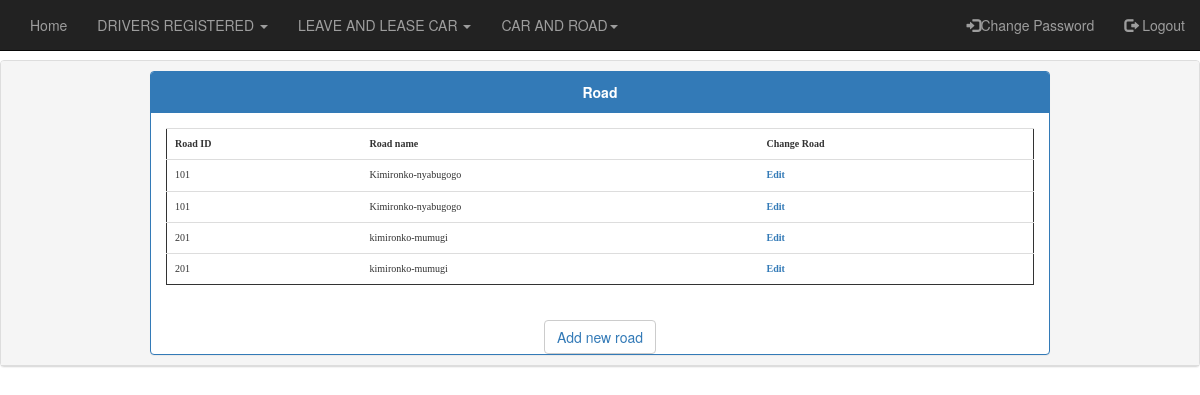
Page /road.php (signed in) on the committed database.
### tables this page shows
CREATE TABLE `bus` (
  `plack` varchar(10) NOT NULL,
  `road_id` varchar(10) NOT NULL,
  `status` varchar(10) NOT NULL
);

CREATE TABLE `road` (
  `road_id` varchar(10) NOT NULL,
  `road_name` varchar(30) NOT NULL
);

### road.php (the view, shortened to what this page needs)
<?php
include('header.php');
include 'connect.php';
?>
<!DOCTYPE html>
<html>
<head>
</head>
<body>
<div class="panel panel-default">
		<div class="panel-heading">
  <div class="panel panel-primary" style="max-width: 900px; margin: auto;">
    <div class="panel-heading" style="text-align: center; "><strong>Road<form action="" method="GET" ></div></strong>
  <div class="wrapper">
    <div class="panel-body">
    	<table class="table">
    		<tr>
    		<th>Road ID</th>
    		<th>Road name</th>
    		<th>Change Road</th>
    	</tr>
    	<?php
    	$query=mysqli_query($conn,"SELECT road.road_id,road.road_name,bus.plack FROM road
            INNER JOIN bus ON road.road_id=bus.road_id
            ") or die(mysqli_error($conn));
    	while ($row=mysqli_fetch_assoc($query)) {
    	?>
    	<tr>
    		<td><?=$row['road_id'];?></td>
    		<td><?=$row['road_name'];?></td>
    		<th><a href="update_car.php?plack=<?=$row['plack'];?>">Edit</a></th>
    	</tr>
    		<?php
    		}
    		?>
    	</table>
    </div>
   <center> <button class="btn btn-default"><a href="add_new_road.php" style="text-decoration-line: none;">Add new road</a></button></center>
</div>
</body>
</html>

### header.php (style rules this page uses)
table { border: 1px solid; font: 10px verdana; }

### rows in the picture
bus: road.road_id "101", road.road_name "Kimironko-nyabugogo"
bus: road.road_id "101", road.road_name "Kimironko-nyabugogo"
bus: road.road_id "201", road.road_name "kimironko-mumugi"
bus: road.road_id "201", road.road_name "kimironko-mumugi"
